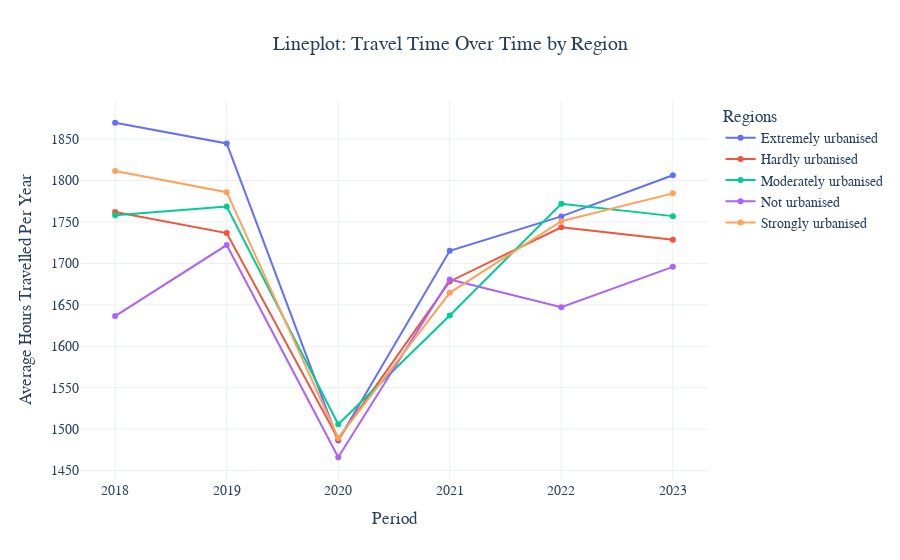
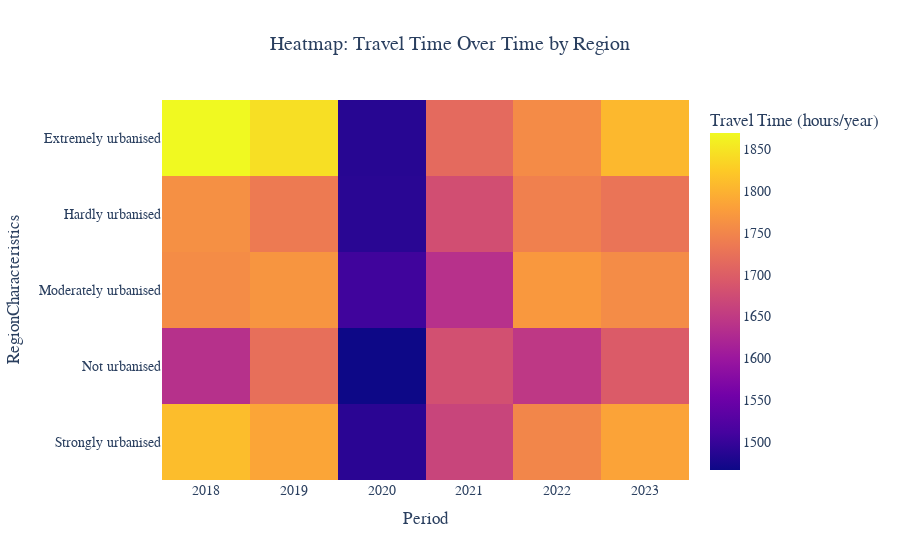
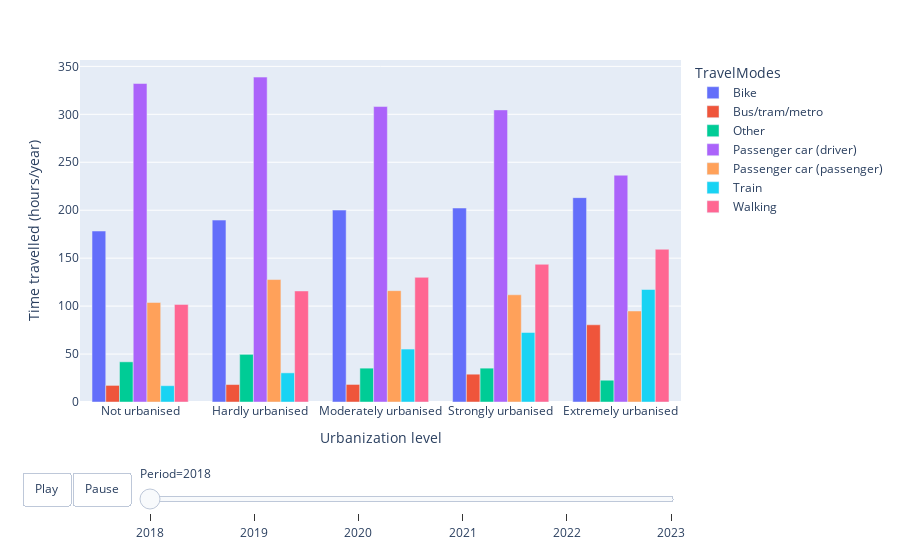

Source (notebook cell) for these figures, in order:
### Markdown cell above
**Images because github is not able to handle plotly graphs** 
![image.png](attachment:image.png)
![image-2.png](attachment:image-2.png)
![image-3.png](attachment:image-3.png)

### Code cell
# make plot for travelhours

# Deze naam moet anders, want dit werkt niet met hours nad minutes samen.

# Dit is voor justing zn grafieken:
datanototal = data[data['TravelModes'] != 'Total']  # Exclude 'Total'

plot_travelminutes()
barplotanimation(datanototal, 'Time_Travelled_Hours_Per_Year', 'Time travelled (hours/year)')

### Figure 1 — Plotly figure (JSON) as saved in the notebook; plotly's stock layout.template omitted (floating-point values rounded to 4 significant figures)
{"data": [{"hovertemplate": "Region Characteristics=Extremely urbanised<br>Time Period=%{x}<br>Travel Time (Hours/Year)=%{y}<extra></extra>", "legendgroup": "Extremely urbanised", "line": {"color": "#636efa", "dash": "solid"}, "marker": {"symbol": "circle"}, "mode": "lines+markers", "name": "Extremely urbanised", "orientation": "v", "showlegend": true, "type": "scatter", "x": [2018, 2019, 2020, 2021, 2022, 2023], "xaxis": "x", "y": [1870.0, 1845.0, 1486.0, 1715.0, 1757.0, 1806.0], "yaxis": "y"}, {"hovertemplate": "Region Characteristics=Hardly urbanised<br>Time Period=%{x}<br>Travel Time (Hours/Year)=%{y}<extra></extra>", "legendgroup": "Hardly urbanised", "line": {"color": "#EF553B", "dash": "solid"}, "marker": {"symbol": "circle"}, "mode": "lines+markers", "name": "Hardly urbanised", "orientation": "v", "showlegend": true, "type": "scatter", "x": [2018, 2019, 2020, 2021, 2022, 2023], "xaxis": "x", "y": [1762.0, 1737.0, 1488.0, 1678.0, 1744.0, 1729.0], "yaxis": "y"}, {"hovertemplate": "Region Characteristics=Moderately urbanised<br>Time Period=%{x}<br>Travel Time (Hours/Year)=%{y}<extra></extra>", "legendgroup": "Moderately urbanised", "line": {"color": "#00cc96", "dash": "solid"}, "marker": {"symbol": "circle"}, "mode": "lines+markers", "name": "Moderately urbanised", "orientation": "v", "showlegend": true, "type": "scatter", "x": [2018, 2019, 2020, 2021, 2022, 2023], "xaxis": "x", "y": [1758.0, 1769.0, 1506.0, 1637.0, 1772.0, 1757.0], "yaxis": "y"}, {"hovertemplate": "Region Characteristics=Not urbanised<br>Time Period=%{x}<br>Travel Time (Hours/Year)=%{y}<extra></extra>", "legendgroup": "Not urbanised", "line": {"color": "#ab63fa", "dash": "solid"}, "marker": {"symbol": "circle"}, "mode": "lines+markers", "name": "Not urbanised", "orientation": "v", "showlegend": true, "type": "scatter", "x": [2018, 2019, 2020, 2021, 2022, 2023], "xaxis": "x", "y": [1636.0, 1722.0, 1466.0, 1681.0, 1647.0, 1696.0], "yaxis": "y"}, {"hovertemplate": "Region Characteristics=Strongly urbanised<br>Time Period=%{x}<br>Travel Time (Hours/Year)=%{y}<extra></extra>", "legendgroup": "Strongly urbanised", "line": {"color": "#FFA15A", "dash": "solid"}, "marker": {"symbol": "circle"}, "mode": "lines+markers", "name": "Strongly urbanised", "orientation": "v", "showlegend": true, "type": "scatter", "x": [2018, 2019, 2020, 2021, 2022, 2023], "xaxis": "x", "y": [1812.0, 1786, 1489.0, 1664.0, 1751.0, 1785.0], "yaxis": "y"}], "layout": {"font": {"family": "Arial", "size": 14}, "legend": {"title": {"text": "Regions"}, "tracegroupgap": 0}, "title": {"font": {"size": 20}, "text": "Lineplot: Travel Time Over Time by Region", "x": 0.5}, "xaxis": {"anchor": "y", "domain": [0, 1], "title": {"text": "Period"}}, "yaxis": {"anchor": "x", "domain": [0, 1], "title": {"text": "Average Hours Travelled Per Year"}}}}

### Figure 2 — Plotly figure (JSON) as saved in the notebook; plotly's stock layout.template omitted (floating-point values rounded to 4 significant figures)
{"data": [{"coloraxis": "coloraxis", "hovertemplate": "Period: %{x}<br>RegionCharacteristics: %{y}<br>Travel Time (hours/year): %{z}<extra></extra>", "name": "0", "type": "heatmap", "x": [2018, 2019, 2020, 2021, 2022, 2023], "xaxis": "x", "y": ["Extremely urbanised", "Hardly urbanised", "Moderately urbanised", "Not urbanised", "Strongly urbanised"], "yaxis": "y", "z": [[1870.0, 1845.0, 1486.0, 1715.0, 1757.0, 1806.0], [1762.0, 1737.0, 1488.0, 1678.0, 1744.0, 1729.0], [1758.0, 1769.0, 1506.0, 1637.0, 1772.0, 1757.0], [1636.0, 1722.0, 1466.0, 1681.0, 1647.0, 1696.0], [1812.0, 1786, 1489.0, 1664.0, 1751.0, 1785.0]]}], "layout": {"coloraxis": {"colorbar": {"title": {"text": "Travel Time (hours/year)"}}, "colorscale": [[0, "#0d0887"], [0.1111, "#46039f"], [0.2222, "#7201a8"], [0.3333, "#9c179e"], [0.4444, "#bd3786"], [0.5556, "#d8576b"], [0.6667, "#ed7953"], [0.7778, "#fb9f3a"], [0.8889, "#fdca26"], [1, "#f0f921"]]}, "font": {"family": "Arial", "size": 14}, "title": {"font": {"size": 20}, "text": "Heatmap: Travel Time Over Time by Region", "x": 0.5}, "xaxis": {"anchor": "y", "domain": [0, 1], "title": {"text": "Period"}}, "yaxis": {"anchor": "x", "autorange": "reversed", "domain": [0, 1], "title": {"text": "RegionCharacteristics"}}}}

### Figure 3 — Plotly figure (JSON) as saved in the notebook; plotly's stock layout.template omitted (floating-point values rounded to 4 significant figures)
{"data": [{"alignmentgroup": "True", "hovertemplate": "TravelModes=Bike<br>Period=2018<br>Urbanization level=%{x}<br>Time travelled (hours/year)=%{y}<extra></extra>", "legendgroup": "Bike", "marker": {"color": "#636efa", "pattern": {"shape": ""}}, "name": "Bike", "offsetgroup": "Bike", "orientation": "v", "showlegend": true, "textposition": "auto", "type": "bar", "x": ["Extremely urbanised", "Hardly urbanised", "Moderately urbanised", "Not urbanised", "Strongly urbanised"], "xaxis": "x", "y": [213.1, 189.7, 200.1, 178.3, 202.3], "yaxis": "y"}, {"alignmentgroup": "True", "hovertemplate": "TravelModes=Bus/tram/metro<br>Period=2018<br>Urbanization level=%{x}<br>Time travelled (hours/year)=%{y}<extra></extra>", "legendgroup": "Bus/tram/metro", "marker": {"color": "#EF553B", "pattern": {"shape": ""}}, "name": "Bus/tram/metro", "offsetgroup": "Bus/tram/metro", "orientation": "v", "showlegend": true, "textposition": "auto", "type": "bar", "x": ["Extremely urbanised", "Hardly urbanised", "Moderately urbanised", "Not urbanised", "Strongly urbanised"], "xaxis": "x", "y": [80.5, 18.2, 18.3, 17.3, 29], "yaxis": "y"}, {"alignmentgroup": "True", "hovertemplate": "TravelModes=Other<br>Period=2018<br>Urbanization level=%{x}<br>Time travelled (hours/year)=%{y}<extra></extra>", "legendgroup": "Other", "marker": {"color": "#00cc96", "pattern": {"shape": ""}}, "name": "Other", "offsetgroup": "Other", "orientation": "v", "showlegend": true, "textposition": "auto", "type": "bar", "x": ["Extremely urbanised", "Hardly urbanised", "Moderately urbanised", "Not urbanised", "Strongly urbanised"], "xaxis": "x", "y": [22.7, 49.7, 35.3, 41.9, 35.3], "yaxis": "y"}, {"alignmentgroup": "True", "hovertemplate": "TravelModes=Passenger car (driver)<br>Period=2018<br>Urbanization level=%{x}<br>Time travelled (hours/year)=%{y}<extra></extra>", "legendgroup": "Passenger car (driver)", "marker": {"color": "#ab63fa", "pattern": {"shape": ""}}, "name": "Passenger car (driver)", "offsetgroup": "Passenger car (driver)", "orientation": "v", "showlegend": true, "textposition": "auto", "type": "bar", "x": ["Extremely urbanised", "Hardly urbanised", "Moderately urbanised", "Not urbanised", "Strongly urbanised"], "xaxis": "x", "y": [236.5, 338.8, 308.1, 332.1, 304.6], "yaxis": "y"}, {"alignmentgroup": "True", "hovertemplate": "TravelModes=Passenger car (passenger)<br>Period=2018<br>Urbanization level=%{x}<br>Time travelled (hours/year)=%{y}<extra></extra>", "legendgroup": "Passenger car (passenger)", "marker": {"color": "#FFA15A", "pattern": {"shape": ""}}, "name": "Passenger car (passenger)", "offsetgroup": "Passenger car (passenger)", "orientation": "v", "showlegend": true, "textposition": "auto", "type": "bar", "x": ["Extremely urbanised", "Hardly urbanised", "Moderately urbanised", "Not urbanised", "Strongly urbanised"], "xaxis": "x", "y": [94.9, 127.7, 116.1, 103.8, 111.8], "yaxis": "y"}, {"alignmentgroup": "True", "hovertemplate": "TravelModes=Train<br>Period=2018<br>Urbanization level=%{x}<br>Time travelled (hours/year)=%{y}<extra></extra>", "legendgroup": "Train", "marker": {"color": "#19d3f3", "pattern": {"shape": ""}}, "name": "Train", "offsetgroup": "Train", "orientation": "v", "showlegend": true, "textposition": "auto", "type": "bar", "x": ["Extremely urbanised", "Hardly urbanised", "Moderately urbanised", "Not urbanised", "Strongly urbanised"], "xaxis": "x", "y": [117.3, 30.4, 55.2, 17, 72.5], "yaxis": "y"}, {"alignmentgroup": "True", "hovertemplate": "TravelModes=Walking<br>Period=2018<br>Urbanization level=%{x}<br>Time travelled (hours/year)=%{y}<extra></extra>", "legendgroup": "Walking", "marker": {"color": "#FF6692", "pattern": {"shape": ""}}, "name": "Walking", "offsetgroup": "Walking", "orientation": "v", "showlegend": true, "textposition": "auto", "type": "bar", "x": ["Extremely urbanised", "Hardly urbanised", "Moderately urbanised", "Not urbanised", "Strongly urbanised"], "xaxis": "x", "y": [159.3, 115.8, 130, 101.8, 143.6], "yaxis": "y"}], "layout": {"barmode": "group", "legend": {"title": {"text": "TravelModes"}, "tracegroupgap": 0}, "margin": {"t": 60}, "sliders": [{"active": 0, "currentvalue": {"prefix": "Period="}, "len": 0.9, "pad": {"b": 10, "t": 60}, "steps": [{"args": [["2018"], {"frame": {"duration": 0, "redraw": true}, "fromcurrent": true, "mode": "immediate", "transition": {"duration": 0, "easing": "linear"}}], "label": "2018", "method": "animate"}, {"args": [["2019"], {"frame": {"duration": 0, "redraw": true}, "fromcurrent": true, "mode": "immediate", "transition": {"duration": 0, "easing": "linear"}}], "label": "2019", "method": "animate"}, {"args": [["2020"], {"frame": {"duration": 0, "redraw": true}, "fromcurrent": true, "mode": "immediate", "transition": {"duration": 0, "easing": "linear"}}], "label": "2020", "method": "animate"}, {"args": [["2021"], {"frame": {"duration": 0, "redraw": true}, "fromcurrent": true, "mode": "immediate", "transition": {"duration": 0, "easing": "linear"}}], "label": "2021", "method": "animate"}, {"args": [["2022"], {"frame": {"duration": 0, "redraw": true}, "fromcurrent": true, "mode": "immediate", "transition": {"duration": 0, "easing": "linear"}}], "label": "2022", "method": "animate"}, {"args": [["2023"], {"frame": {"duration": 0, "redraw": true}, "fromcurrent": true, "mode": "immediate", "transition": {"duration": 0, "easing": "linear"}}], "label": "2023", "method": "animate"}], "x": 0.1, "xanchor": "left", "y": 0, "yanchor": "top"}], "updatemenus": [{"buttons": [{"args": [null, {"frame": {"duration": 2000, "redraw": true}, "fromcurrent": true, "transition": {"duration": 1000}}], "label": "Play", "method": "animate"}, {"args": [[null], {"frame": {"duration": 0, "redraw": false}, "mode": "immediate", "transition": {"duration": 0}}], "label": "Pause", "method": "animate"}], "direction": "left", "pad": {"r": 10, "t": 70}, "showactive": false, "type": "buttons", "x": 0.1, "xanchor": "right", "y": 0, "yanchor": "top"}], "xaxis": {"anchor": "y", "categoryarray": ["Not urbanised", "Hardly urbanised", "Moderately urbanised", "Strongly urbanised", "Extremely urbanised"], "categoryorder": "array", "domain": [0, 1], "title": {"text": "Urbanization level"}}, "yaxis": {"anchor": "x", "domain": [0, 1], "title": {"text": "Time travelled (hours/year)"}}}}
